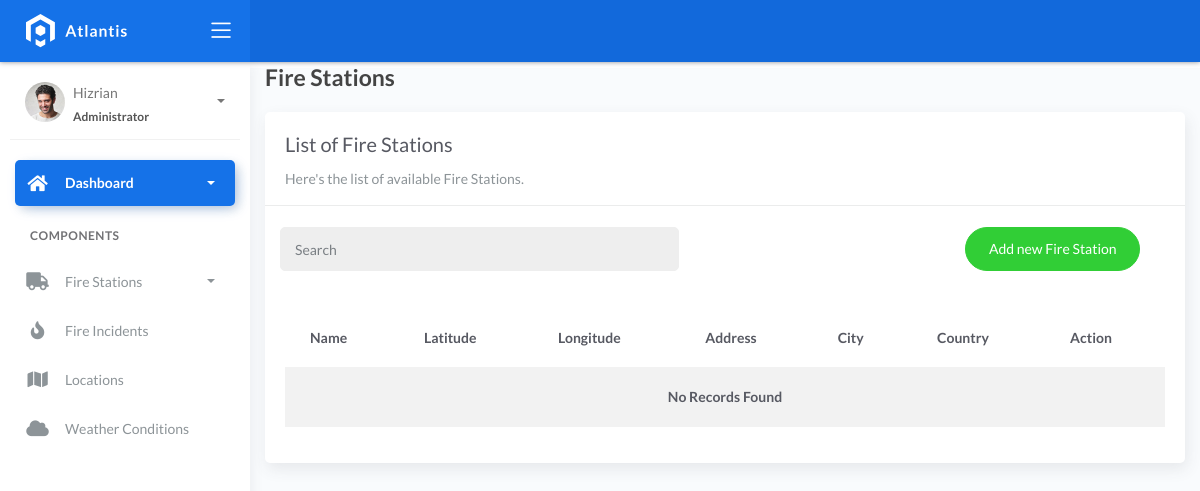
Before: /firestations/ with the older database file.
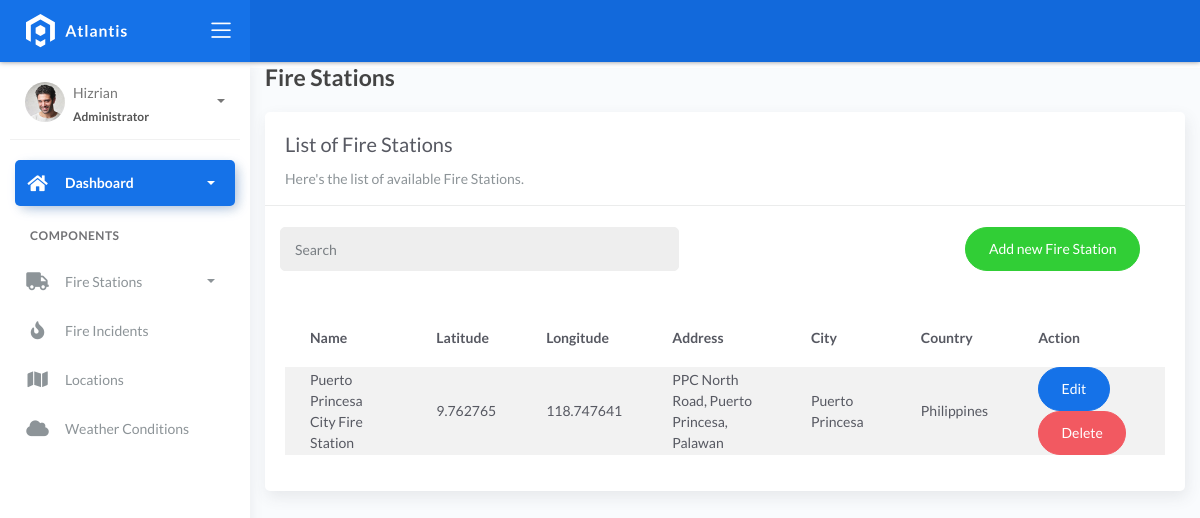
After: the same page with the newer database file.
### fire/models.py (models this page shows)
class BaseModel(models.Model):
    created_at = models.DateTimeField(auto_now_add=True, db_index=True)
    updated_at = models.DateTimeField(auto_now=True)
    class Meta:
        abstract = True

class FireStation(BaseModel):
    name = models.CharField(max_length=150)
    latitude = models.DecimalField(
        max_digits=22, decimal_places=6, null=True, blank=True)
    longitude = models.DecimalField(
        max_digits=22, decimal_places=6, null=True, blank=True)
    address = models.CharField(max_length=150)
    city = models.CharField(max_length=150)  # can be in separate table
    country = models.CharField(max_length=150)  # can be in separate table

### fire/views.py (the view, shortened to what this page needs)
# urls.py: path('firestations/', FireStationListView.as_view(), name='fire-stations'),
class FireStationListView(ListView):
    model = FireStation
    context_object_name = 'stations'
    template_name = 'firestationlist.html'
    paginate_by = 5
    def get_queryset(self, *args, **kwargs):
        qs = super().get_queryset(*args, **kwargs)
        return qs.order_by('id')

### templates/firestationlist.html (shortened to what this page needs)
{% extends 'base.html' %}
{% load static %}
{% block content %}
  <div class="content">
    <div class="container-fluid">
      <h4 class="page-title">Fire Stations</h4>
      <div class="row">
        <div class="col-md-12">
          <div class="card">
            <div class="card-header">
              <div class="card-title">List of Fire Stations</div>
              <div class="card-category">Here's the list of available Fire Stations.</div>
            </div>
            <br />
                <div class="col-md-12 row">
                <div class="col-md-6">
                    <form class="navbar-left navbar-form nav-search mr-md-3" action="#">
                    <div class="input-group">
                        <input type="text" placeholder="Search" class="form-control" name="q" />
                        <div class="input-group-append">
                        <span class="input-group-text">
                        </span>
                        </div>
                    </div>
                    </form>
                </div>
                <div class="col-md-6">
                    <div class="pull-right">
                    <a href="{% url 'fire-stations-add' %}" class="btn btn-success btn-rounded">Add new Fire Station</a>
                    </div>
                </div>
                </div>
            <div class="card-body">
              <table class="table table-striped mt-3">
                <thead>
                  <tr>
                    <th scope="col">Name</th>
                    <th scope="col">Latitude</th>
                    <th scope="col">Longitude</th>
                    <th scope="col">Address</th>
                    <th scope="col">City</th>
                    <th scope="col">Country</th>
                    <th scope="col">Action</th>
                  </tr>
                </thead>
                <tbody>
                  {% for object in object_list %}
                    <tr>
                      <td>{{ object.name }}</td>
                      <td>{{ object.latitude }}</td>
                      <td>{{ object.longitude }}</td>
                      <td>{{ object.address }}</td>
                      <td>{{ object.city }}</td>
                      <td>{{ object.country }}</td>
                      <td>
                        <a href="#" class="btn btn-primary btn-rounded">Edit</a>
                        <a href="#" class="btn btn-danger btn-rounded">Delete</a>
                    </td>
                    </tr>
                    {% empty %}
                    <tr>
                      <td colspan="7" style="text-align: center">
                        <p class="text-sm font-weight-bold mb-0">No Records Found</p>
                      </td>
                    </tr>
                  {% endfor %}
                </tbody>
              </table>
            </div>
          </div>
        </div>
      </div>
    </div>
  </div>
{% endblock %}

### templates/base.html (shortened to what this page needs)
{% load static %}
<!DOCTYPE html>
<html lang="en">
  <head>
    <link rel="stylesheet" href="{% static 'css/bootstrap.min.css' %}" />
    <link rel="stylesheet" href="{% static 'css/atlantis.min.css' %}" />
    <link rel="stylesheet" href="{% static 'css/demo.css' %}" />
  </head>
  <body>
    <div class="wrapper">
      <div class="main-header">
        <div class="logo-header" data-background-color="blue">
          <a href="index.html" class="logo">
            <img src="{% static 'img/logo.svg' %}" alt="navbar brand" class="navbar-brand" />
          </a>
          <div class="nav-toggle">
            <button class="btn btn-toggle toggle-sidebar">
              <i class="icon-menu"></i>
            </button>
          </div>
        </div>
        <nav class="navbar navbar-header navbar-expand-lg" data-background-color="blue2">
        </nav>
      </div>
      <div class="sidebar sidebar-style-2">
        <div class="sidebar-wrapper scrollbar scrollbar-inner">
          <div class="sidebar-content">
            <div class="user">
              <div class="avatar-sm float-left mr-2">
                <img src="{% static 'img/profile.jpg' %}" alt="..." class="avatar-img rounded-circle" />
              </div>
              <div class="info">
                <a data-toggle="collapse" href="#collapseExample" aria-expanded="true">
                  <span>
                    Hizrian
                    <span class="user-level">Administrator</span>
                    <span class="caret"></span>
                  </span>
                </a>
              </div>
            </div>
            <ul class="nav nav-primary">
              <li class="nav-item active">
                <a data-toggle="collapse" href="#dashboard" class="collapsed" aria-expanded="false">
                  <i class="fas fa-home"></i>
                  <p>Dashboard</p>
                  <span class="caret"></span>
                </a>
              </li>
              <li class="nav-section">
                <h4 class="text-section">Components</h4>
              </li>
              <li class="nav-item">
                <a data-toggle="collapse" href="#base">
                  <i class="fas fa-truck"></i>
                  <p>Fire Stations</p>
                  <span class="caret"></span>
                </a>
              </li>
              <li class="nav-item">
                <a href="#maps">
                  <i class="fas fa-fire"></i>
                  <p>Fire Incidents</p>
                </a>
              </li>
              <li class="nav-item">
                <a href="#maps">
                  <i class="fas fa-map"></i>
                  <p>Locations</p>
                </a>
              </li>
              <li class="nav-item">
                <a href="#maps">
                  <i class="fas fa-cloud"></i>
                  <p>Weather Conditions</p>
                </a>
              </li>
            </ul>
          </div>
        </div>
      </div>
      <div class="main-panel">
        <div class="content">
          {% block content %}
          {% endblock %}
          </div>
        </div>
        <footer class="footer">
          <div class="container-fluid">
            <nav class="pull-left">
              <ul class="nav">
                <li class="nav-item">
                  <a class="nav-link" href="https://www.themekita.com"> ThemeKita </a>
                </li>
                <li class="nav-item">
                  <a class="nav-link" href="#"> Help </a>
                </li>
                <li class="nav-item">
                  <a class="nav-link" href="#"> Licenses </a>
                </li>
              </ul>
            </nav>
            <div class="copyright ml-auto">2018, made with  by <a href="https://www.themekita.com">ThemeKita</a></div>
          </div>
        </footer>
      </div>
  </body>
</html>

Changed rows visible on the page:
added FireStation: name "Puerto Princesa City Fire Station", latitude "9.762765", longitude "118.747641", address "PPC North Road, Puerto Princesa, Palawan", city "Puerto Princesa", country "Philippines"
Other visible differences:
text no longer shown: "No Records Found"
